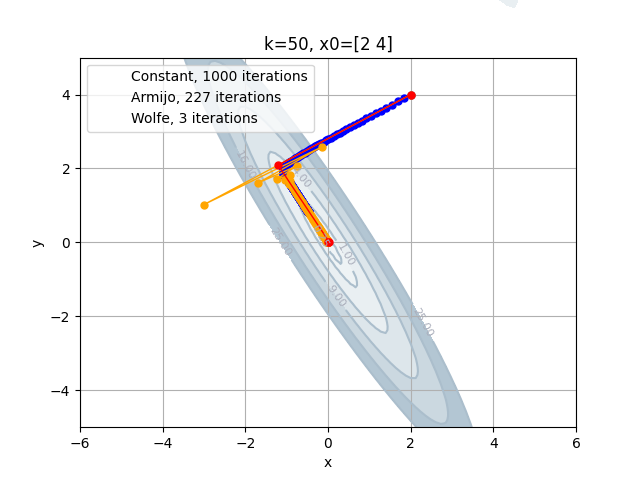
#> input picture homework_2/figures/fig1.png, 640 x 480 px
$ jupyter execute report.ipynb
#> lines starting #> are read from the running program, lines starting #| are printed output that depends on the picture
[cell 1]
import matplotlib.pyplot as plt
import cv2 as cv
from PIL import Image

[cell 2]
image = Image.open('figures/fig1.png')
#> image is the input picture: PIL image 640x480 RGBA; mean R, G, B, A 245, 245.3, 246.1, 255
image.show()
image = Image.open('figures/fig2.png')
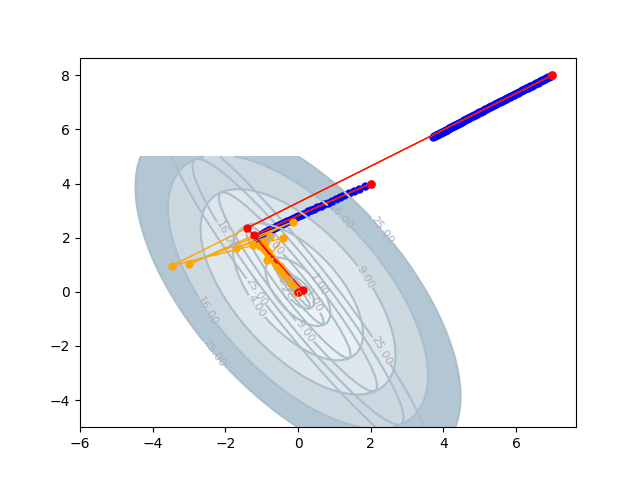
#> input picture homework_2/figures/fig2.png, 640 x 480 px
#> image is the input picture: PIL image 640x480 RGBA; mean R, G, B, A 240.6, 242, 244.3, 255
image.show()
image = Image.open('figures/fig_3.png')
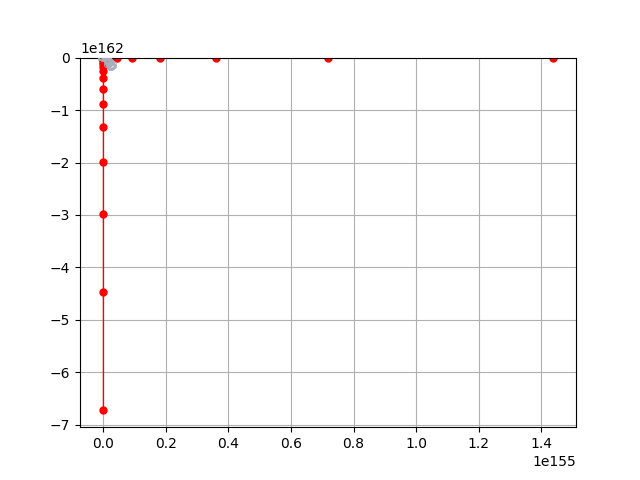
#> input picture homework_2/figures/fig_3.png, 640 x 480 px
#> image is the input picture: PIL image 640x480 RGBA; mean R, G, B, A 250.7, 249.9, 249.9, 255
image.show()
image = Image.open('figures/fig_4.png')
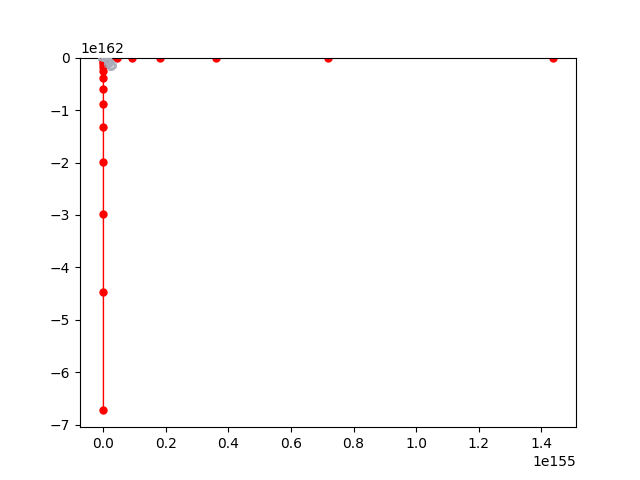
#> input picture homework_2/figures/fig_4.png, 640 x 480 px
#> image is the input picture: PIL image 640x480 RGBA; mean R, G, B, A 252.5, 251.6, 251.6, 255
image.show()

#### 2.2. как зависит поведение методов от числа обусловленности, от начальной точки, от стратегии выбора длины шага?

Из рисунка выше видно, что как будто бы чем ниже обусловленность матрицы тем быстрее сходится алгоритм для Armijo и Wolfe, для Constant шага алгоритм достигает лимита по итерациям=1000. Касательно траектории видно, что с уменьшением числа обусловленности, она стала более плавной. Для разных линий уровня константный шаг не сошелся, достигнув предела по итерациям.

[cell 3]
image = Image.open('figures/Armijo_iter_vs_k_n.png')
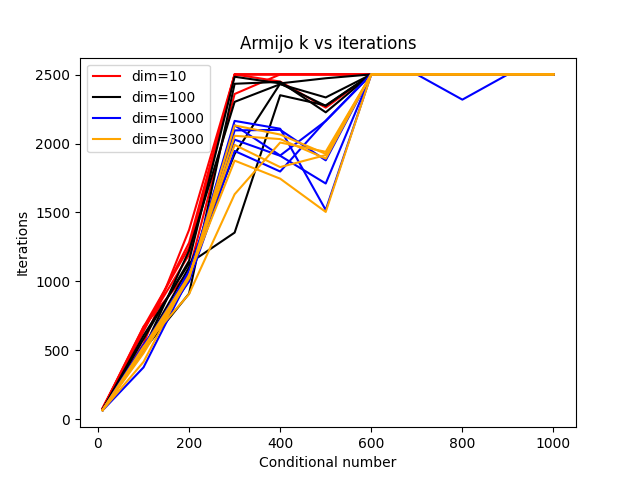
#> input picture homework_2/figures/Armijo_iter_vs_k_n.png, 640 x 480 px
#> image is the input picture: PIL image 640x480 RGBA; mean R, G, B, A 246.1, 243, 242.7, 255
image.show()
